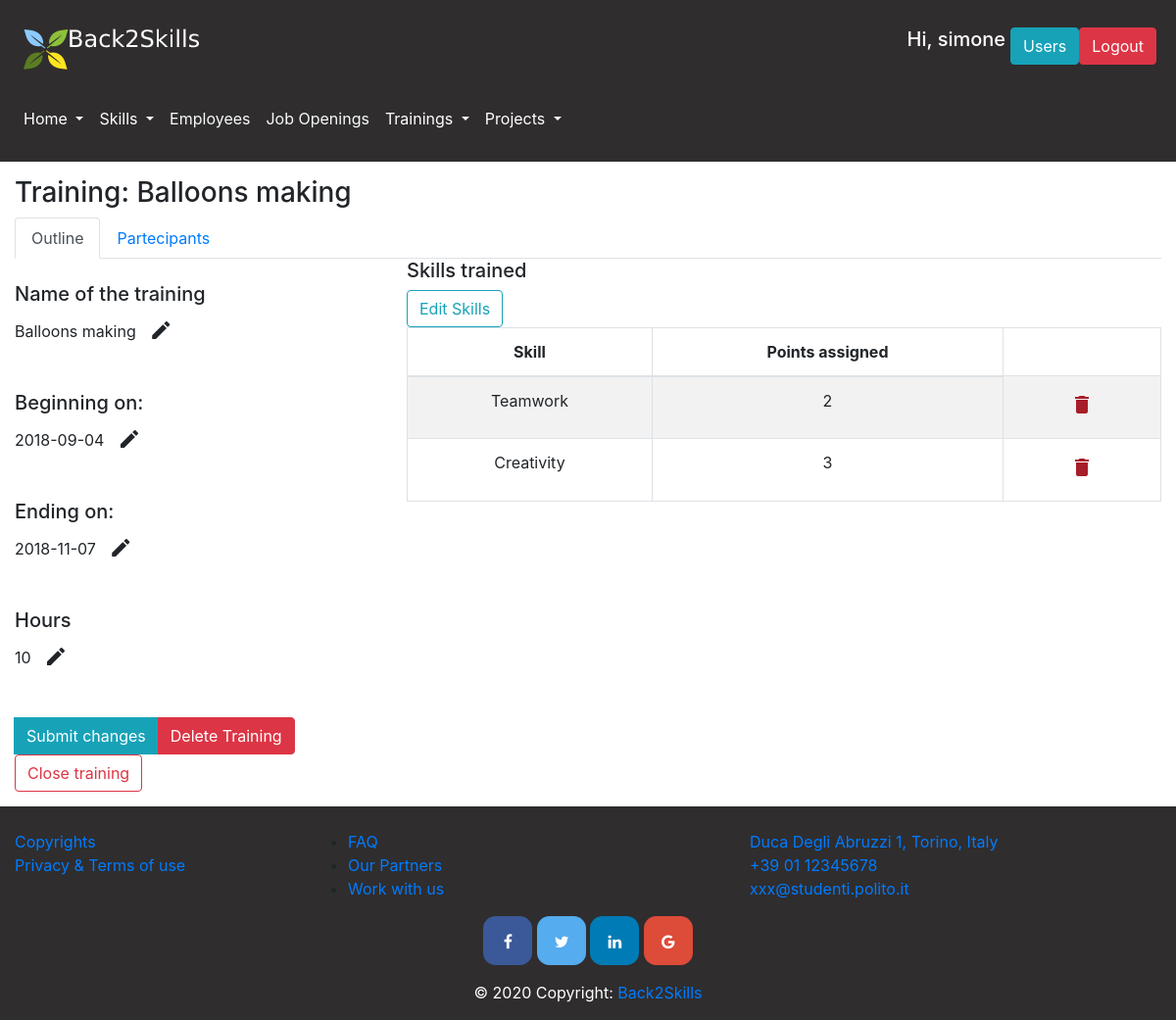
The page /training/1 (signed in) on the database its author committed.
### database.py (models this page shows, shortened)
class User(db.Model):
    __tablename__ = 'user'
    id = db.Column(db.Integer, primary_key=True)
    name = db.Column(db.String)
    surname = db.Column(db.String)
    email = db.Column(db.String, nullable=False, unique=True)
    password = db.Column(db.String, nullable=False)
    admin = db.Column(db.Boolean)
    project = db.Column(db.Integer, db.ForeignKey('project.id'))
    @property
    def is_authenticated(self):
        return True

class Training(db.Model):
    __tablename__ = 'training'
    id = db.Column(db.Integer, primary_key=True)
    name = db.Column(db.String)
    starting_Date = db.Column(db.Date)
    ending_Date = db.Column(db.Date)
    hours = db.Column(db.Integer)
    skill = db.relationship("Skill", secondary="training_skill")
    employee = db.relationship("Employee", secondary="employee_training")
    closed = db.Column(db.Boolean)

class Skill(db.Model):
    __tablename__ = 'skill'
    id = db.Column(db.Integer, primary_key=True)
    name = db.Column(db.String)
    description = db.Column(db.String)
    type = db.Column(db.String) #HAS TO BE "Soft" OR "Hard", no other options
    employee = db.relationship("Employee", secondary="employee_skill")
    training = db.relationship("Training", secondary="training_skill")
    role_in_project = db.relationship('Role_in_project', secondary="role_in_project_skill")
    role = db.relationship("Role", secondary="role_skill")

### app.py (the view, shortened to what this page needs)
@app.route('/training/<int:id>', methods=['GET','POST'])
@login_required
def training(id):
    link = Training_Skill.query.filter(Training_Skill.train_id == id).all()
    skill_ids = []
    skills=[]
    for l in link:
        if l.skill_id:
            skill_ids.append(l.skill_id)
    for k in skill_ids:
        skill=get_skill_by_id(k)
        skills.append(skill)
    dic = []
    for i in skills:
        point = get_pointsassigned_by_training_to_skill(id, i.id)
        dic.append((i.id, i.name, point))
    all_skill=get_skills()
    training=get_trainings_by_id(id)
    skill_point=get_skill_in_training_with_points(id)
    emp=get_employees_in_training(id)
    employees1=get_employees()
    return render_template('training.html',training=training,skill_point=skill_point,employees=emp,dic=dic,skills=skills,all_skill=all_skill,employees1=employees1)

### app.py (called while the page is built)
@app.after_request
def add_header(r):
    r.headers["Cache-Control"] = "no-cache, no-store, must-revalidate"
    r.headers["Pragma"] = "no-cache"
    r.headers["Expires"] = "0"
    r.headers['Cache-Control'] = 'public, max-age=0'
    return r

@login_manager.user_loader
def load_user(user_id):
    return get_user_by_id(user_id)

### database.py (called while the page is built)
def get_employees():
    employees=Employee.query.all()
    employees.sort(key=lambda x: x.name)
    return employees

def get_user_by_id(user_id):
    return User.query.filter(User.id==user_id).first()

def get_skills():
    skills=Skill.query.all()
    skills.sort(key=lambda x: x.name)
    return skills

def get_skill_by_id(skill_id):
    return Skill.query.filter(Skill.id==skill_id).first()

def get_employees_in_training(train_id):
    links = Employee_Training.query.filter(Employee_Training.train_id == train_id).all()
    emp_ids = []
    for l in links:
        if l.emp_id:
            emp_ids.append(l.emp_id)
    employees = Employee.query.filter(Employee.id.in_(emp_ids)).all()
    return employees

def get_pointsassigned_by_training_to_skill(training_id, skill_id):
    link=Training_Skill.query.filter(Training_Skill.train_id==training_id, Training_Skill.skill_id==skill_id).first()
    points=0
    if link:
        points=link.points
    return points

def get_trainings_by_id(id):
    tra=Training.query.filter(Training.id==id).first()
    return tra

def get_skill_in_training_with_points(id):
    link=Training_Skill.query.filter(Training_Skill.train_id==id).all()
    skill_ids=[]
    for l in link:
        if l.skill_id:
            skill_ids.append(l.skill_id)
    skills = Skill.query.filter(Skill.id.in_(skill_ids)).all()
    array=[]
    for skill in skills:
        points = get_pointsassigned_by_training_to_skill(id,skill.id)
        array.append(tuple([skill,points]))
    return array

### templates/training.html (shortened to what this page needs)
{% extends 'layout.html' %}
{% block pageContent %}
    {% if training is none %}
        <div class="alert alert-warning" role="alert"> No corresponding training found </div>
    {% else %}
        <h3>Training: {{ training.name }}</h3>
    {% endif %}
    <nav>
        <div class="nav nav-tabs" id="nav-tab" role="tablist">
            <a class="nav-item nav-link active" id="nav-training-tab" data-toggle="tab" href="#nav-training" role="tab" aria-controls="nav-training" aria-selected="true">Outline</a>
            <a class="nav-item nav-link" id="nav-partecipant-tab" data-toggle="tab" href="#nav-partecipant" role="tab" aria-controls="nav-partecipant" aria-selected="false">Partecipants</a>
        </div>
    </nav>
    <div class="tab-content" id="nav-tabContent">
        <div class="tab-pane fade show active" id="nav-training" role="tabpanel" aria-labelledby="nav-training-tab">
            {% if not training.closed and current_user.is_authenticated and current_user.admin %}
                <form action="/training/{{ training.id }}" method="POST">
            {% endif %}
            <div class="row">
                <div class="col-md-4">
                    <br/>
                    <h5>Name of the training</h5>
                    <p>
                        <span id="currName">{{ training.name }}</span>
                        {% if not training.closed and current_user.is_authenticated and current_user.admin %}
                            <button type="button" class="btn btn-default btn-sm" id="editName">
                                <span class="material-icons">edit</span>
                            </button>
                        {% endif %}
                    </p>
                    <br/>
                    <h5>Beginning on:</h5>
                    <p>
                        <span id="currStart">{{ training.starting_Date }}</span>
                        {% if not training.closed and current_user.is_authenticated and current_user.admin %}
                            <button type="button" class="btn btn-default btn-sm" id="editStart">
                                <span class="material-icons">edit</span>
                            </button>
                        {% endif %}
                    </p>
                    <br/>
                    <h5>Ending on:</h5>
                    <p>
                        <span id="currEnd">{{ training.ending_Date }}</span>
                        {% if not training.closed and current_user.is_authenticated and current_user.admin %}
                            <button type="button" class="btn btn-default btn-sm" id="editEnd">
                                <span class="material-icons">edit</span>
                            </button>
                        {% endif %}
                    </p>
                    <br/>
                    <h5>Hours</h5>
                    <p>
                        <span id="currHours">{{ training.hours }}</span>
                        {% if not training.closed and current_user.is_authenticated and current_user.admin %}
                            <button type="button" class="btn btn-default btn-sm" id="editHours">
                                <span class="material-icons">edit</span>
                            </button>
                        {% endif %}
                    </p>
                    <br/>
                </div>
                <div class="col-md-8">
                    <h5>Skills trained</h5>
                    {% if not training.closed and current_user.is_authenticated and current_user.admin %}
                        <button type="button" class="btn btn-outline-info" data-toggle="modal" data-target="#editSkillModal">
                            Edit Skills
                        </button>
                    {% endif %}
                    <table class="table table-hover table-bordered table-striped text-center">
                        <thead>
                            <tr>
                                <th scope="col">Skill</th>
                                <th scope="col">Points assigned</th>
                            </tr>
                        </thead>
                        <tbody>
                            {% for skill,point in skill_point %}
                                <tr>
                                    <td>{{ skill.name }}</td>
                                    <td>{{ point }}</td>
                                    {% if not training.closed and current_user.is_authenticated and current_user.admin %}
                                        <td>
                                            <button type="button" class="btn btn-default btn-sm deleteSkill" id={{ skill.id }} data-toggle="modal" data-target="#deleteSkillModal" data-whatever="{{ skill.id }}">
                                                <span class="material-icons" style="color:#a71d2a">delete</span>
                                            </button>
                                        </td>
                                    {% endif %}
                                </tr>
                            {% endfor %}
                        </tbody>
                    </table>
                </div>
            </div>
            <div class="btn-group">
                {% if not training.closed and current_user.is_authenticated and current_user.admin %}
                    <br/>
                    <button type="submit" class="btn btn-info" id="submitChanges">Submit changes</button>
                    </form>
                    <br/>
                {% endif %}
                {% if current_user.is_authenticated and current_user.admin %}
                    <button type="button" class="btn btn-danger deleteTraining" id="{{ training.id }}" data-toggle="modal" data-target="#deleteTrainingModal" data-whatever="{{ training.id }}">
                        Delete Training
                    </button>
                {% endif %}
            </div>
        {% if not training.closed and current_user.is_authenticated and current_user.admin %}
            <form action="/training/{{ training.id }}" method="POST" onsubmit="return confirm('By closing the training you will increase the related participants skills. Plus, you will not be able to edit the training info anymore. Do you want to close it?');">
                <button type="submit" class="btn btn-outline-danger" name="closeTrainingSubmit" id="closeTrainingSubmit">Close training</button>
            </form>
        {% endif %}
    </div>
{% endblock %}

### templates/layout.html (shortened to what this page needs)
<!DOCTYPE html>
<html lang="en">
<head>
    <link rel="stylesheet" href="{{ url_for('static',filename='css/bootstrap.css') }}" >
    <link rel="stylesheet" href="{{ url_for('static',filename='css/bootstrap-override.css') }}" >
</head>
<body>
<header>
    <nav class="navbar navbar-expand-lg navbar-light light-dark" id="loginNavbar">
        <a class="navbar-brand" href="/home"><img src="/static/images/Logosmallwhite.png" alt=""></a>
        {% if current_user.is_authenticated%}
            <div class="btn-group ml-auto mr-1">
                <h5 style="color: white; margin-right: 5px;">Hi, {{ current_user.name }}</h5>
                {% if current_user.admin %}
                    <a href="/users"><button class="btn btn-info">Users</button></a>
                {% else %}
                    {% if current_user.project %}
                        <a href="/project/{{ current_user.project }}"><button class="btn btn-info">Your project</button></a>
                    {% endif %}
                {% endif %}
                <form action="/logout" method="POST">
                    <button type="submit" class="btn btn-danger">Logout</button>
                </form>
            </div>
        {% else %}
            <a href="/login" class="btn btn-info ml-auto mr-1" role="button">Login</a>
        {% endif %}
    </nav>
    <nav class="navbar navbar-expand-lg navbar-light text-white light-dark" id="menuNavbar">
        <div class="collapse navbar-collapse" id="navbarSupportedContent">
            <ul class="navbar-nav mr-auto">
                <li class="nav-item dropdown ">
                    <a class="nav-link dropdown-toggle text-white" href="#" id="homepageDropdown" role="button" data-toggle="dropdown" aria-haspopup="true" aria-expanded="false">
                        Home
                    </a>
                </li>
                <li class="nav-item dropdown">
                    <a class="nav-link dropdown-toggle text-white" href="/skills" id="skillsDropdown" role="button" data-toggle="dropdown" aria-haspopup="true" aria-expanded="false">
                        Skills
                    </a>
                </li>
                <li class="nav-item">
                    <a class="nav-link" href="/employees" id="employeesButton" role="button" aria-haspopup="true" aria-expanded="false" >
                        <p class="text-light"> Employees</p>
                    </a>
                </li>
                <li class="nav-item">
                    <a class="nav-link" href="/jobs" id="jobsButton" role="button" aria-haspopup="true" aria-expanded="false">
                        <p class="text-light">Job Openings</p>
                    </a>
                </li>
                <li class="nav-item dropdown">
                    <a class="nav-link dropdown-toggle text-white" href="#" id="trainingsDropdown" role="button" data-toggle="dropdown" aria-haspopup="true" aria-expanded="false">
                        Trainings
                    </a>
                </li>
                <li class="nav-item dropdown">
                    <a class="nav-link dropdown-toggle text-white" href="#" id="projectsDropdown" role="button" data-toggle="dropdown" aria-haspopup="true" aria-expanded="false">
                        Projects
                    </a>
                </li>
            </ul>
        </div>
    </nav>
</header>
<main role="main" id="main-container">
    {% block pageContent %}
    {% endblock %}
</main>
<footer class="page-footer font-small light-dark pt-4">
    <div class="container-fluid text-center text-md-left">
        <div class="row">
            <div class="col-md-3 mb-md-0 mb-3">
                <ul class="list-unstyled">
                    <li>
                        <a href="#">Copyrights</a>
                    </li>
                    <li>
                        <a href="#">Privacy & Terms of use</a>
                    </li>
                </ul>
            </div>
            <div class="col-md-3 mb-md-0 mb-3">
                <ul>
                    <li>
                        <a href="/faq" role="button">FAQ</a>
                    </li>
                    <li>
                        <a href="#">Our Partners</a>
                    </li>
                    <li>
                        <a href="#">Work with us</a>
                    </li>
                </ul>
            </div>
            <div class="col-md-3 mx-auto">
                <ul class="list-unstyled">
                    <li>
                        <a href="#!">Duca Degli Abruzzi 1, Torino, Italy</a>
                    </li>
                    <li>
                        <a href="#!">+39 01 12345678</a>
                    </li>
                    <li>
                        <a href="#!">xxx@studenti.polito.it</a>
                    </li>
                </ul>
            </div>
        </div>
    </div>
    <div class="container">
        <div class="mx-auto" style="width: 400px;">
            <link rel="stylesheet" href="https://cdnjs.cloudflare.com/ajax/libs/font-awesome/4.7.0/css/font-awesome.min.css">
            <div class=" text-center">
                <a href="#" class="fa fa-facebook" style="font-size: medium"></a>
                <a href="#" class="fa fa-twitter" style="font-size: medium"></a>
                <a href="#" class="fa fa-linkedin" style="font-size: medium"></a>
                <a href="#" class="fa fa-google" style="font-size: medium"></a>
            </div>
        </div>
    </div>
    <div class="footer-copyright text-white text-center py-3">© 2020 Copyright:
        <a href=""> Back2Skills</a>
    </div>
</footer>
</body>
</html>

### rows shown on the page
User: name "simone"
Training: name "Balloons making", starting_Date "2018-09-04", ending_Date "2018-11-07", hours "10"
Skill: name "Teamwork", id "2"
Skill: name "Creativity", point "3"
